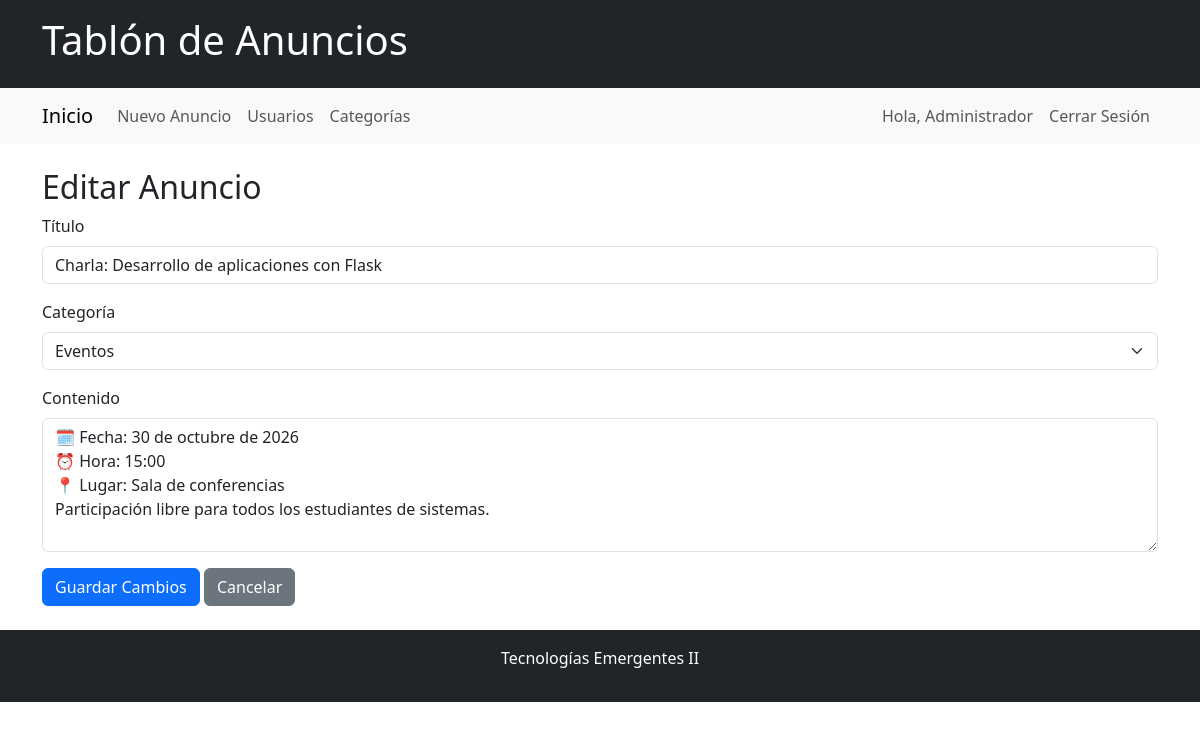
The app's page /editar/2 (signed in) with its own data.
### app/models.py (models this page shows, shortened)
class Anuncio(db.Model):
    __tablename__ = 'anuncios'
    id = db.Column(db.Integer, primary_key=True)
    titulo = db.Column(db.String(200), nullable=False)
    contenido = db.Column(db.Text, nullable=False)
    fecha_creacion = db.Column(db.DateTime, default=datetime.utcnow)
    usuario_id = db.Column(db.Integer, db.ForeignKey('usuarios.id'), nullable=False)
    categoria_id = db.Column(db.Integer, db.ForeignKey('categorias.id'), nullable=False)

class Categoria(db.Model):
    __tablename__ = 'categorias'
    id = db.Column(db.Integer, primary_key=True)
    nombre = db.Column(db.String(100), nullable=False, unique=True)
    descripcion = db.Column(db.Text)
    anuncios = db.relationship('Anuncio', backref='categoria', lazy=True, cascade='all, delete-orphan')

### app/anuncios/routes.py (the view, shortened to what this page needs)
@anuncios_bp.route('/editar/<int:id>', methods=['GET', 'POST'])
def editar(id):
    anuncio = Anuncio.query.get_or_404(id)
    if anuncio.usuario_id != session.get('usuario_id') and not session.get('es_admin'):
        flash(' No tienes permiso')
        return redirect(url_for('anuncios.lista'))
    categorias = Categoria.query.all()
    return render_template('anuncios/editar.html', anuncio=anuncio, categorias=categorias)

### app/templates/anuncios/editar.html
{% extends "base.html" %}
{% block contenido %}
<h2>Editar Anuncio</h2>
<form method="POST">
    <div class="mb-3">
        <label class="form-label">Título</label>
        <input type="text" name="titulo" class="form-control" value="{{ anuncio.titulo }}" required>
    </div>
    <div class="mb-3">
        <label class="form-label">Categoría</label>
        <select name="categoria_id" class="form-select" required>
            {% for cat in categorias %}
            <option value="{{ cat.id }}" {% if cat.id == anuncio.categoria_id %}selected{% endif %}>
                {{ cat.nombre }}
            </option>
            {% endfor %}
        </select>
    </div>
    <div class="mb-3">
        <label class="form-label">Contenido</label>
        <textarea name="contenido" class="form-control" rows="5" required>{{ anuncio.contenido }}</textarea>
    </div>
    <button type="submit" class="btn btn-primary">Guardar Cambios</button>
    <a href="{{ url_for('anuncios.lista') }}" class="btn btn-secondary">Cancelar</a>
</form>
{% endblock %}

### records on screen
Anuncio: titulo "Charla: Desarrollo de aplicaciones con Flask", categoria_id "Eventos", contenido "🗓️ Fecha: 30 de octubre de 2026 ⏰ Hora: 15:00 📍 Lugar: Sala de conferencias Participación libre para todos los estudiantes de sistemas."

### other values on screen
{{ session.nombre }} "Administrador"
